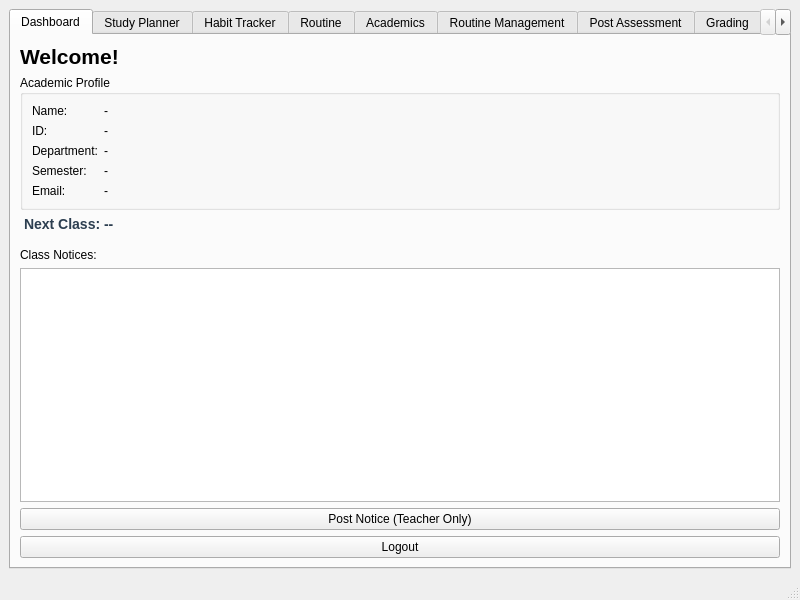
<?xml version="1.0" encoding="UTF-8"?>
<ui version="4.0">
 <class>MainWindow</class>
 <widget class="QMainWindow" name="MainWindow">
  <property name="geometry">
   <rect>
    <x>0</x>
    <y>0</y>
    <width>800</width>
    <height>600</height>
   </rect>
  </property>
  <property name="windowTitle">
   <string>Academic Manager</string>
  </property>
  <widget class="QWidget" name="centralwidget">
   <layout class="QVBoxLayout" name="verticalLayout">
    <item>
     <widget class="QTabWidget" name="tabWidget">
      <property name="currentIndex">
       <number>0</number>
      </property>
      
      <!-- TAB 1: DASHBOARD & NOTICES -->
      <widget class="QWidget" name="tab_dashboard">
       <attribute name="title">
        <string>Dashboard</string>
       </attribute>
       <layout class="QVBoxLayout" name="verticalLayout_dash">
        <item>
         <widget class="QLabel" name="label_welcome">
          <property name="text">
           <string>Welcome!</string>
          </property>
          <property name="font">
           <font>
            <pointsize>16</pointsize>
            <bold>true</bold>
           </font>
          </property>
         </widget>
        </item>
        <item>
         <widget class="QGroupBox" name="groupBox_profile">
          <property name="title">
           <string>Academic Profile</string>
          </property>
          <layout class="QFormLayout" name="formLayout_profile">
           <item row="0" column="0">
            <widget class="QLabel" name="lbl_p_name"><property name="text"><string>Name:</string></property></widget>
           </item>
           <item row="0" column="1">
            <widget class="QLabel" name="val_p_name"><property name="text"><string>-</string></property></widget>
           </item>
           <item row="1" column="0">
            <widget class="QLabel" name="lbl_p_id"><property name="text"><string>ID:</string></property></widget>
           </item>
           <item row="1" column="1">
            <widget class="QLabel" name="val_p_id"><property name="text"><string>-</string></property></widget>
           </item>
           <item row="2" column="0">
            <widget class="QLabel" name="lbl_p_dept"><property name="text"><string>Department:</string></property></widget>
           </item>
           <item row="2" column="1">
            <widget class="QLabel" name="val_p_dept"><property name="text"><string>-</string></property></widget>
           </item>
           <item row="3" column="0">
            <widget class="QLabel" name="lbl_p_sem"><property name="text"><string>Semester:</string></property></widget>
           </item>
           <item row="3" column="1">
            <widget class="QLabel" name="val_p_sem"><property name="text"><string>-</string></property></widget>
           </item>
           <item row="4" column="0">
            <widget class="QLabel" name="lbl_p_email"><property name="text"><string>Email:</string></property></widget>
           </item>
           <item row="4" column="1">
            <widget class="QLabel" name="val_p_email"><property name="text"><string>-</string></property></widget>
           </item>
          </layout>
         </widget>
        </item>
        <item>
         <widget class="QLabel" name="label_nextClass">
          <property name="text">
           <string>Next Class: --</string>
          </property>
          <property name="styleSheet">
           <string>font-weight: bold; color: #2c3e50; font-size: 14px; margin-bottom: 10px;</string>
          </property>
         </widget>
        </item>
        <item>
         <widget class="QLabel" name="label_notices">
          <property name="text">
           <string>Class Notices:</string>
          </property>
         </widget>
        </item>
        <item>
         <widget class="QListWidget" name="noticeListWidget"/>
        </item>
        <item>
         <widget class="QPushButton" name="addNoticeButton">
          <property name="text">
           <string>Post Notice (Teacher Only)</string>
          </property>
         </widget>
        </item>
        <item>
         <widget class="QPushButton" name="logoutButton">
          <property name="text">
           <string>Logout</string>
          </property>
         </widget>
        </item>
       </layout>
      </widget>

      <!-- TAB 2: STUDY PLANNER -->
      <widget class="QWidget" name="tab_planner">
       <attribute name="title">
        <string>Study Planner</string>
       </attribute>
       <layout class="QVBoxLayout" name="verticalLayout_plan">
        <item>
         <widget class="QListWidget" name="taskListWidget"/>
        </item>
        <item>
         <layout class="QHBoxLayout" name="horizontalLayout_task">
          <item>
           <widget class="QLineEdit" name="taskLineEdit">
            <property name="placeholderText">
             <string>New Task Description...</string>
            </property>
           </widget>
          </item>
          <item>
           <widget class="QPushButton" name="addTaskButton">
            <property name="text">
             <string>Add Task</string>
            </property>
           </widget>
          </item>
         </layout>
        </item>
        <item>
         <widget class="QPushButton" name="completeTaskButton">
          <property name="text">
           <string>Mark Selected as Completed</string>
          </property>
         </widget>
        </item>
        <item>
         <widget class="QGroupBox" name="groupBox_timer">
          <property name="title">
           <string>Focus Timer</string>
          </property>
          <layout class="QVBoxLayout" name="verticalLayout_timer">
           <item>
            <widget class="QLabel" name="label_timerDisplay">
             <property name="font">
              <font>
               <pointsize>72</pointsize>
               <bold>true</bold>
              </font>
             </property>
             <property name="text">
              <string>00:00</string>
             </property>
             <property name="alignment">
              <set>Qt::AlignCenter</set>
             </property>
            </widget>
           </item>
           <item>
            <layout class="QHBoxLayout" name="horizontalLayout_timerControls">
             <item>
              <widget class="QLabel" name="label_min">
               <property name="text">
                <string>Minutes:</string>
               </property>
              </widget>
             </item>
             <item>
              <widget class="QSpinBox" name="spinTimerMinutes">
               <property name="value">
                <number>25</number>
               </property>
              </widget>
             </item>
             <item>
              <widget class="QPushButton" name="btnTimerStart">
               <property name="text">
                <string>Start</string>
               </property>
              </widget>
             </item>
             <item>
              <widget class="QPushButton" name="btnTimerPause">
               <property name="text">
                <string>Pause</string>
               </property>
              </widget>
             </item>
             <item>
              <widget class="QPushButton" name="btnTimerStop">
               <property name="text">
                <string>Stop</string>
               </property>
              </widget>
             </item>
            </layout>
           </item>
          </layout>
         </widget>
        </item>
       </layout>
      </widget>

      <!-- TAB 3: HABIT TRACKER -->
      <widget class="QWidget" name="tab_habits">
       <attribute name="title">
        <string>Habit Tracker</string>
       </attribute>
       <layout class="QVBoxLayout" name="verticalLayout_habit">
        <item>
         <widget class="QGroupBox" name="groupBox_prayers">
          <property name="title"><string>Daily Prayers (Today)</string></property>
          <layout class="QHBoxLayout" name="hbox_prayers">
           <item><widget class="QCheckBox" name="chkFajr"><property name="text"><string>Fajr</string></property></widget></item>
           <item><widget class="QCheckBox" name="chkDhuhr"><property name="text"><string>Dhuhr</string></property></widget></item>
           <item><widget class="QCheckBox" name="chkAsr"><property name="text"><string>Asr</string></property></widget></item>
           <item><widget class="QCheckBox" name="chkMaghrib"><property name="text"><string>Maghrib</string></property></widget></item>
           <item><widget class="QCheckBox" name="chkIsha"><property name="text"><string>Isha</string></property></widget></item>
          </layout>
         </widget>
        </item>
        <item>
         <widget class="QListWidget" name="habitListWidget"/>
        </item>
        <item>
         <layout class="QHBoxLayout" name="horizontalLayout_habitButtons">
          <item>
           <widget class="QPushButton" name="btnAddHabit">
            <property name="text">
             <string>Create Habit</string>
            </property>
           </widget>
          </item>
          <item>
           <widget class="QPushButton" name="btnPerformHabit">
            <property name="text">
             <string>Perform / Start Timer</string>
            </property>
           </widget>
          </item>
          <item>
           <widget class="QPushButton" name="btnDeleteHabit">
            <property name="text">
             <string>Delete Habit</string>
            </property>
           </widget>
          </item>
         </layout>
        </item>
        <item>
         <widget class="QGroupBox" name="groupBox_workoutTimer">
          <property name="title">
           <string>Habit Timer</string>
          </property>
          <layout class="QVBoxLayout" name="verticalLayout_workoutTimer">
           <item>
            <widget class="QLabel" name="label_workoutTimerDisplay">
             <property name="font">
              <font>
               <pointsize>72</pointsize>
               <bold>true</bold>
              </font>
             </property>
             <property name="text">
              <string>00:00.00</string>
             </property>
             <property name="alignment">
              <set>Qt::AlignCenter</set>
             </property>
            </widget>
           </item>
           <item>
            <layout class="QHBoxLayout" name="horizontalLayout_workoutTimerControls">
             <item>
              <widget class="QLabel" name="label_workoutMin">
               <property name="text">
                <string>Target:</string>
               </property>
              </widget>
             </item>
             <item>
              <widget class="QSpinBox" name="spinWorkoutMinutes">
               <property name="value">
                <number>30</number>
               </property>
              </widget>
             </item>
             <item>
              <widget class="QPushButton" name="btnWorkoutStart">
               <property name="text">
                <string>Start</string>
               </property>
              </widget>
             </item>
             <item>
              <widget class="QPushButton" name="btnWorkoutPause">
               <property name="text">
                <string>Pause</string>
               </property>
              </widget>
             </item>
             <item>
              <widget class="QPushButton" name="btnWorkoutStop">
               <property name="text">
                <string>Stop</string>
               </property>
              </widget>
             </item>
            </layout>
           </item>
          </layout>
         </widget>
        </item>
       </layout>
      </widget>

      <!-- TAB 5: ROUTINE (Student) -->
      <widget class="QWidget" name="tab_routine">
       <attribute name="title">
        <string>Routine</string>
       </attribute>
       <layout class="QVBoxLayout" name="verticalLayout_routine">
        <item>
         <widget class="QComboBox" name="comboRoutineDay">
          <item><property name="text"><string>Sunday</string></property></item>
          <item><property name="text"><string>Monday</string></property></item>
          <item><property name="text"><string>Tuesday</string></property></item>
          <item><property name="text"><string>Wednesday</string></property></item>
          <item><property name="text"><string>Thursday</string></property></item>
          <item><property name="text"><string>Friday</string></property></item>
          <item><property name="text"><string>Saturday</string></property></item>
         </widget>
        </item>
        <item>
         <widget class="QTableWidget" name="tableRoutine">
          <column><property name="text"><string>Time</string></property></column>
          <column><property name="text"><string>Course</string></property></column>
          <column><property name="text"><string>Room</string></property></column>
          <column><property name="text"><string>Instructor</string></property></column>
          <column><property name="text"><string>Status</string></property></column>
          <property name="editTriggers">
           <set>QAbstractItemView::NoEditTriggers</set>
          </property>
          <property name="selectionBehavior"><enum>QAbstractItemView::SelectRows</enum></property>
         </widget>
        </item>
       </layout>
      </widget>

      <!-- TAB 6: ACADEMICS (Student) -->
      <widget class="QWidget" name="tab_academics">
       <attribute name="title">
        <string>Academics</string>
       </attribute>
       <layout class="QVBoxLayout" name="verticalLayout_academics">
        <item>
         <widget class="QLabel" name="lbl_assessments"><property name="text"><string>Upcoming Assessments:</string></property></widget>
        </item>
        <item>
         <widget class="QListWidget" name="listAssessments"/>
        </item>
        <item>
         <widget class="QLabel" name="lbl_attendance"><property name="text"><string>Attendance &amp; Grades:</string></property></widget>
        </item>
        <item>
         <widget class="QTableWidget" name="tableAcademics">
          <column><property name="text"><string>Course</string></property></column>
          <column><property name="text"><string>Attendance %</string></property></column>
          <column><property name="text"><string>Score</string></property></column>
          <column><property name="text"><string>Status</string></property></column>
         </widget>
        </item>
       </layout>
      </widget>

      <!-- TAB 7: TEACHER ROUTINE -->
      <widget class="QWidget" name="tab_teacher_routine">
       <attribute name="title">
        <string>Routine Management</string>
       </attribute>
       <layout class="QVBoxLayout" name="verticalLayout_teacher_routine">
        <item>
         <widget class="QGroupBox" name="grp_routine_manage">
          <property name="title"><string>Manage Routine</string></property>
          <layout class="QHBoxLayout" name="hbox_routine_manage">
           <item><widget class="QComboBox" name="comboRoutineDayInput">
            <item><property name="text"><string>Sunday</string></property></item>
            <item><property name="text"><string>Monday</string></property></item>
            <item><property name="text"><string>Tuesday</string></property></item>
            <item><property name="text"><string>Wednesday</string></property></item>
            <item><property name="text"><string>Thursday</string></property></item>
            <item><property name="text"><string>Friday</string></property></item>
            <item><property name="text"><string>Saturday</string></property></item>
           </widget></item>
           <item><widget class="QLineEdit" name="editRoutineTime">
            <property name="placeholderText"><string>Start (09:00)</string></property>
           </widget></item>
           <item><widget class="QLineEdit" name="editRoutineEndTime">
            <property name="placeholderText"><string>End (10:30)</string></property>
           </widget></item>
           <item><widget class="QComboBox" name="comboRoutineCourse">
            <property name="toolTip"><string>Select Course</string></property>
           </widget></item>
           <item><widget class="QLineEdit" name="editRoutineRoom">
            <property name="placeholderText"><string>Room</string></property>
           </widget></item>
           <item><widget class="QPushButton" name="btnAddRoutine_Teacher"><property name="text"><string>Add</string></property></widget></item>
          </layout>
         </widget>
        </item>
        <item>
         <widget class="QTableWidget" name="tableTeacherRoutine">
          <column><property name="text"><string>Time</string></property></column>
          <column><property name="text"><string>Course</string></property></column>
          <column><property name="text"><string>Room</string></property></column>
          <column><property name="text"><string>Semester</string></property></column>
          <property name="editTriggers">
           <set>QAbstractItemView::NoEditTriggers</set>
          </property>
          <property name="selectionBehavior"><enum>QAbstractItemView::SelectRows</enum></property>
         </widget>
        </item>
       </layout>
      </widget>

      <!-- TAB 8: TEACHER ASSESSMENT -->
      <widget class="QWidget" name="tab_teacher_assessment">
       <attribute name="title">
        <string>Post Assessment</string>
       </attribute>
       <layout class="QVBoxLayout" name="verticalLayout_teacher_assessment">
        <item>
         <widget class="QGroupBox" name="grp_assessment">
          <property name="title"><string>Create Assessment</string></property>
          <layout class="QHBoxLayout" name="hbox_assessment">
           <item><widget class="QComboBox" name="comboTeacherCourse"/></item>
           <item><widget class="QLineEdit" name="editAssessmentTitle"><property name="placeholderText"><string>Title</string></property></widget></item>
           <item><widget class="QComboBox" name="comboAssessmentType">
            <item><property name="text"><string>Quiz</string></property></item>
            <item><property name="text"><string>Assignment</string></property></item>
           </widget></item>
           <item><widget class="QSpinBox" name="spinMaxMarks"><property name="value"><number>20</number></property></widget></item>
           <item><widget class="QPushButton" name="btnCreateAssessment"><property name="text"><string>Create</string></property></widget></item>
          </layout>
         </widget>
        </item>
        <item>
         <spacer name="verticalSpacer_assessment">
          <property name="orientation"><enum>Qt::Vertical</enum></property>
          <property name="sizeHint" stdset="0"><size><width>20</width><height>40</height></size></property>
         </spacer>
        </item>
       </layout>
      </widget>

      <!-- TAB 9: TEACHER GRADING -->
      <widget class="QWidget" name="tab_teacher_grades">
       <attribute name="title">
        <string>Grading</string>
       </attribute>
       <layout class="QVBoxLayout" name="verticalLayout_teacher_grades">
        <item>
         <widget class="QGroupBox" name="grp_grading">
          <property name="title"><string>Enter Grades</string></property>
          <layout class="QVBoxLayout" name="vbox_grading">
           <item>
            <layout class="QHBoxLayout" name="hbox_grading_controls">
             <item><widget class="QComboBox" name="comboTeacherAssessment"/></item>
             <item><widget class="QPushButton" name="btnSaveGrades"><property name="text"><string>Save Grades</string></property></widget></item>
            </layout>
           </item>
           <item>
            <widget class="QTableWidget" name="tableGrading">
             <column><property name="text"><string>Student ID</string></property></column>
             <column><property name="text"><string>Name</string></property></column>
             <column><property name="text"><string>Marks</string></property></column>
            </widget>
           </item>
          </layout>
         </widget>
        </item>
       </layout>
      </widget>

      <!-- TAB 10: TEACHER ATTENDANCE -->
      <widget class="QWidget" name="tab_teacher_attendance">
       <attribute name="title">
        <string>Attendance</string>
       </attribute>
       <layout class="QVBoxLayout" name="verticalLayout_teacher_attendance">
        <item>
         <layout class="QHBoxLayout" name="hbox_attendance_controls">
          <item><widget class="QComboBox" name="comboAttendanceCourse">
           <property name="toolTip"><string>Select Course</string></property>
          </widget></item>
          <item><widget class="QPushButton" name="btnAddClassDate"><property name="text"><string>Add Class Column</string></property></widget></item>
          <item><widget class="QPushButton" name="btnSaveAttendance"><property name="text"><string>Save Attendance</string></property></widget></item>
         </layout>
        </item>
        <item>
         <widget class="QTableWidget" name="tableAttendance">
          <property name="selectionBehavior"><enum>QAbstractItemView::SelectRows</enum></property>
         </widget>
        </item>
       </layout>
      </widget>

      <!-- TAB 11: QUERIES (Student & Teacher) -->
      <widget class="QWidget" name="tab_queries">
       <attribute name="title">
        <string>Q&amp;A</string>
       </attribute>
       <layout class="QVBoxLayout" name="verticalLayout_queries">
        <item>
         <widget class="QListWidget" name="listQueries"/>
        </item>
        <item>
         <layout class="QHBoxLayout" name="hbox_queries">
          <item>
           <widget class="QLineEdit" name="editQueryInput">
            <property name="placeholderText">
             <string>Ask a question (Student) or Reply (Teacher)...</string>
            </property>
           </widget>
          </item>
          <item>
           <widget class="QPushButton" name="btnQueryAction">
            <property name="text"><string>Send</string></property>
           </widget>
          </item>
         </layout>
        </item>
       </layout>
      </widget>

      <!-- TAB 12: ADMIN PANEL -->
      <widget class="QWidget" name="tab_admin">
       <attribute name="title">
        <string>Admin Panel</string>
       </attribute>
       <layout class="QVBoxLayout" name="verticalLayout_admin">
        
    <!-- EXISTING UI CONTENT MOVED HERE -->
    <item>
     <widget class="QComboBox" name="tableComboBox">
      <property name="toolTip">
       <string>Select Database Table</string>
      </property>
     </widget>
    </item>
    <item>
     <widget class="QLineEdit" name="searchLineEdit">
      <property name="placeholderText">
       <string>Search / Filter...</string>
      </property>
     </widget>
    </item>
    <item>
     <widget class="QTableView" name="adminTableView">
      <property name="selectionBehavior">
       <enum>QAbstractItemView::SelectRows</enum>
      </property>
      <property name="sortingEnabled">
       <bool>true</bool>
      </property>
     </widget>
    </item>
    <item>
     <layout class="QHBoxLayout" name="horizontalLayout_buttons">
      <item>
       <widget class="QPushButton" name="btnAddRow">
        <property name="text">
         <string>Add Row</string>
        </property>
       </widget>
      </item>
      <item>
       <widget class="QPushButton" name="btnDeleteRow">
        <property name="text">
         <string>Delete Selected Row</string>
        </property>
       </widget>
      </item>
     </layout>
    </item>

       </layout>
      </widget>
     </widget>
    </item>
   </layout>
  </widget>
  <widget class="QMenuBar" name="menubar"/>
  <widget class="QStatusBar" name="statusbar"/>
 </widget>
 <resources/>
 <connections/>
</ui>
